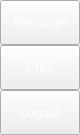
                 <widget class="QFrame" name="extraRightBox">
                  <property name="enabled">
                   <bool>true</bool>
                  </property>
                  <property name="minimumSize">
                   <size>
                    <width>0</width>
                    <height>0</height>
                   </size>
                  </property>
                  <property name="maximumSize">
                   <size>
                    <width>0</width>
                    <height>16777215</height>
                   </size>
                  </property>
                  <property name="styleSheet">
                   <string notr="true">color: rgb(255,255,255)</string>
                  </property>
                  <property name="frameShape">
                   <enum>QFrame::Shape::NoFrame</enum>
                  </property>
                  <property name="frameShadow">
                   <enum>QFrame::Shadow::Raised</enum>
                  </property>
                  <layout class="QVBoxLayout" name="verticalLayout_7">
                   <property name="spacing">
                    <number>0</number>
                   </property>
                   <property name="leftMargin">
                    <number>0</number>
                   </property>
                   <property name="topMargin">
                    <number>0</number>
                   </property>
                   <property name="rightMargin">
                    <number>0</number>
                   </property>
                   <property name="bottomMargin">
                    <number>0</number>
                   </property>
                   <item>
                    <widget class="QFrame" name="themeSettingsTopDetail">
                     <property name="maximumSize">
                      <size>
                       <width>16777215</width>
                       <height>3</height>
                      </size>
                     </property>
                     <property name="styleSheet">
                      <string notr="true">background-color: rgba(16,16,16,255)</string>
                     </property>
                     <property name="frameShape">
                      <enum>QFrame::Shape::NoFrame</enum>
                     </property>
                     <property name="frameShadow">
                      <enum>QFrame::Shadow::Raised</enum>
                     </property>
                    </widget>
                   </item>
                   <item>
                    <widget class="QFrame" name="contentSettings">
                     <property name="frameShape">
                      <enum>QFrame::Shape::NoFrame</enum>
                     </property>
                     <property name="frameShadow">
                      <enum>QFrame::Shadow::Raised</enum>
                     </property>
                     <layout class="QVBoxLayout" name="verticalLayout_13">
                      <property name="spacing">
                       <number>0</number>
                      </property>
                      <property name="leftMargin">
                       <number>0</number>
                      </property>
                      <property name="topMargin">
                       <number>0</number>
                      </property>
                      <property name="rightMargin">
                       <number>0</number>
                      </property>
                      <property name="bottomMargin">
                       <number>0</number>
                      </property>
                      <item alignment="Qt::AlignmentFlag::AlignTop">
                       <widget class="QFrame" name="topMenus">
                        <property name="frameShape">
                         <enum>QFrame::Shape::NoFrame</enum>
                        </property>
                        <property name="frameShadow">
                         <enum>QFrame::Shadow::Raised</enum>
                        </property>
                        <layout class="QVBoxLayout" name="verticalLayout_14">
                         <property name="spacing">
                          <number>0</number>
                         </property>
                         <property name="leftMargin">
                          <number>0</number>
                         </property>
                         <property name="topMargin">
                          <number>0</number>
                         </property>
                         <property name="rightMargin">
                          <number>0</number>
                         </property>
                         <property name="bottomMargin">
                          <number>0</number>
                         </property>
                         <item>
                          <widget class="QPushButton" name="btn_message">
                           <property name="sizePolicy">
                            <sizepolicy hsizetype="Expanding" vsizetype="Fixed">
                             <horstretch>0</horstretch>
                             <verstretch>0</verstretch>
                            </sizepolicy>
                           </property>
                           <property name="minimumSize">
                            <size>
                             <width>0</width>
                             <height>45</height>
                            </size>
                           </property>
                           <property name="font">
                            <font>
                             <family>Segoe UI</family>
                             <pointsize>10</pointsize>
                             <italic>false</italic>
                             <bold>false</bold>
                            </font>
                           </property>
                           <property name="cursor">
                            <cursorShape>PointingHandCursor</cursorShape>
                           </property>
                           <property name="layoutDirection">
                            <enum>Qt::LayoutDirection::LeftToRight</enum>
                           </property>
                           <property name="styleSheet">
                            <string notr="true">background-image: url(:/icons/images/icons/cil-envelope-open.png);</string>
                           </property>
                           <property name="text">
                            <string>Message</string>
                           </property>
                          </widget>
                         </item>
                         <item>
                          <widget class="QPushButton" name="btn_print">
                           <property name="sizePolicy">
                            <sizepolicy hsizetype="Expanding" vsizetype="Fixed">
                             <horstretch>0</horstretch>
                             <verstretch>0</verstretch>
                            </sizepolicy>
                           </property>
                           <property name="minimumSize">
                            <size>
                             <width>0</width>
                             <height>45</height>
                            </size>
                           </property>
                           <property name="font">
                            <font>
                             <family>Segoe UI</family>
                             <pointsize>10</pointsize>
                             <italic>false</italic>
                             <bold>false</bold>
                            </font>
                           </property>
                           <property name="cursor">
                            <cursorShape>PointingHandCursor</cursorShape>
                           </property>
                           <property name="layoutDirection">
                            <enum>Qt::LayoutDirection::LeftToRight</enum>
                           </property>
                           <property name="styleSheet">
                            <string notr="true">background-image: url(:/icons/images/icons/cil-print.png);</string>
                           </property>
                           <property name="text">
                            <string>Print</string>
                           </property>
                          </widget>
                         </item>
                         <item>
                          <widget class="QPushButton" name="btn_logout">
                           <property name="sizePolicy">
                            <sizepolicy hsizetype="Expanding" vsizetype="Fixed">
                             <horstretch>0</horstretch>
                             <verstretch>0</verstretch>
                            </sizepolicy>
                           </property>
                           <property name="minimumSize">
                            <size>
                             <width>0</width>
                             <height>45</height>
                            </size>
                           </property>
                           <property name="font">
                            <font>
                             <family>Segoe UI</family>
                             <pointsize>10</pointsize>
                             <italic>false</italic>
                             <bold>false</bold>
                            </font>
                           </property>
                           <property name="cursor">
                            <cursorShape>PointingHandCursor</cursorShape>
                           </property>
                           <property name="layoutDirection">
                            <enum>Qt::LayoutDirection::LeftToRight</enum>
                           </property>
                           <property name="styleSheet">
                            <string notr="true">background-image: url(:/icons/images/icons/cil-account-logout.png);</string>
                           </property>
                           <property name="text">
                            <string>Logout</string>
                           </property>
                          </widget>
                         </item>
                        </layout>
                       </widget>
                      </item>
                     </layout>
                    </widget>
                   </item>
                  </layout>
                 </widget>
